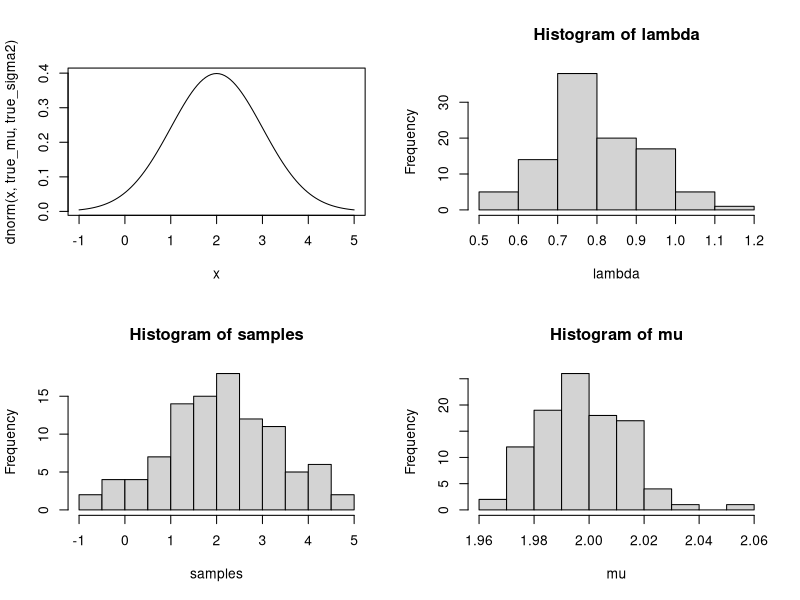

This chart was generated by the following R code:
# variational_approximation_to_univariate_gaussian.R
# Author: Mark Greenaway

# This is the very first model I've ever tried to fit using variational approximations.
# This code is based entirely on the example from Section 21.5.1 on page 742 of
# Machine Learning: A Probabilistic Perspective

# Generate samples from true distribution x ~ N(2, 1^2) ----
true_mu = 2
true_sigma2 = 1^2
N = 100
x = rnorm(N, true_mu, true_sigma2)

mu_0 = 3
K_0 = 1/5
a_0 = 1
b_0 = 1
xbar = mean(x)

# These parameters are fixed ----
mu_N = (K_0 * mu_0 + N * xbar)/(K_0 + N)
a_N = a_0 + (N+1)/2

E_mu = function(mu_N)
{
  return(mu_N)
}

E_mu2 = function(mu_N, K_N)
{
  return(1/K_N + mu_N^2)
}

# Initialise ----
# Idea: Use MLE to initialise
K_N = K_0
b_N = b_0
# Iteratively update until convergence ----
i = 1
likelihood = rep(NA, 1000)
while (TRUE) {
  K_N_last = K_N
  b_N_last = b_N
  
  K_N = (K_0 + N) * a_N/b_N
  b_N = b_0 + K_0*(E_mu2(mu_N, K_N) + mu_0*mu_0 - 2*E_mu(mu_N) * mu_0) + 0.5*(sum(x*x + E_mu2(mu_N, K_N) - 2*E_mu(mu_N)*x))
  #likelihood[i] = 1/2*log(1/K_N) + log(gamma(a_N)) - a_N*log(b_N)
  likelihood[i] = -0.5*log(K_N) + lgamma(a_N) - a_N*log(b_N)
  
  print(paste("Iteration", i, ":", "K_N", K_N, "b_N", b_N, "lik", likelihood[i]))
  i = i + 1
  if (isTRUE(all.equal(K_N, K_N_last)) && isTRUE(all.equal(b_N, b_N_last)))
    break
  
  if (i > 99) 
    break
}
# FIXME: The likelihood does not monotonically increase! The theory guarantees that it must,
# so something must be wrong - either in the maths or the code.

# Compare the true distribution with the distribution that we fit graphically ----
par(mfrow=c(2,2))
curve(dnorm(x, true_mu, true_sigma2), from=2-3, to=2+3)
lambda = rep(NA, N)
mu = rep(NA, N)
samples = rep(NA, N)
for(i in 1:N) {
  lambda[i] = rgamma(1, a_N, b_N)
  mu[i] = rnorm(1, mu_N, 1/(K_N*lambda))
  samples[i] = rnorm(1, mu[i], 1/lambda[i])
}
hist(lambda)
hist(samples, xlim=c(-1, 5))
hist(mu)

# Try John Ormerod's variant ----
# This code actually works correctly.
# Let X ~ N(mu, sigma2)
# mu ~ N(mu_mu, sigma_mu^2)
# sigma2 ~ IG(A,B)
# Initialise ----
mu_mu = 0
sigma2_mu = 10^8
A = 1/100
B = 1/100
n = 20
x = rnorm(n, 100, 15)
xbar = mean(x)
B_q_sigma2 = 1
# Iterate ----

last_log_likelihood = -1e8
while (TRUE) {
  sigma2_q_mu = (n*(A + n/2)/B_q_sigma2 + 1/sigma2_mu)^{-1}
  mu_q_mu = (n*xbar*(A+n/2)/B_q_sigma2+mu_mu/sigma2_mu)*sigma2_q_mu
  B_q_sigma2 = B + 0.5*(sum((x - mu_q_mu)^2)+n*sigma2_q_mu)
  log_likelihood = 0.5-0.5*n*log(2*pi)+0.5*log(sigma2_q_mu/sigma2_mu) - ((mu_q_mu - mu_mu)^2 + sigma2_q_mu)*0.5/sigma2_mu
  print(c(sigma2_q_mu, mu_q_mu, B_q_sigma2, log_likelihood))
  if (log_likelihood <= last_log_likelihood)
    break
  last_log_likelihood = log_likelihood
}

